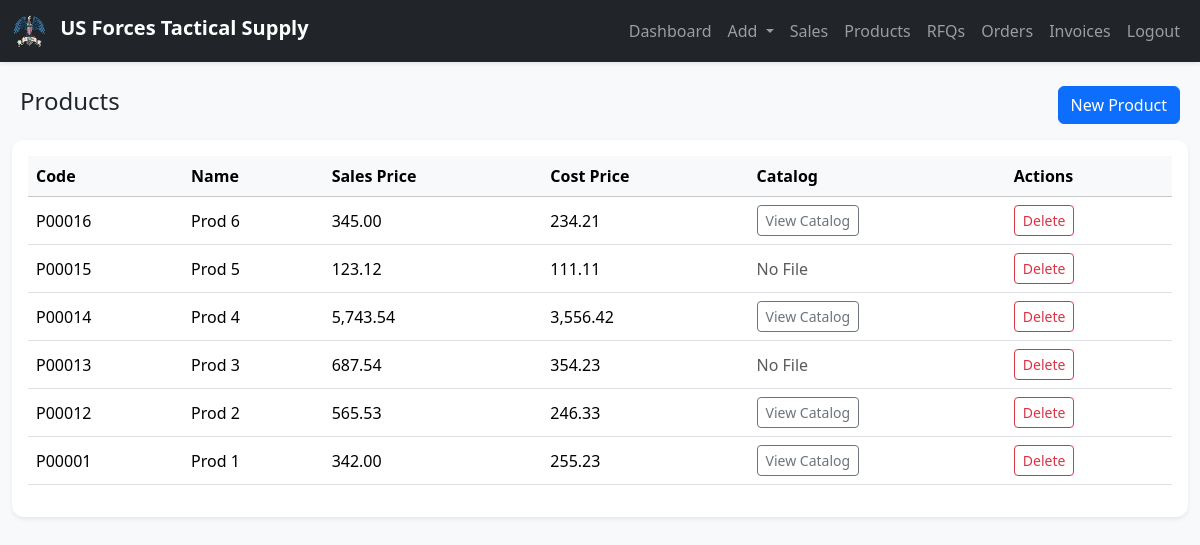
/modules/products.php (signed in), run on the app's committed database.
### tables this page shows
CREATE TABLE `products` (
  `id` int(11) NOT NULL,
  `code` varchar(20) DEFAULT NULL,
  `name` varchar(255) NOT NULL,
  `sales_price` decimal(10,2) DEFAULT 0.00,
  `cost_price` decimal(10,2) DEFAULT 0.00,
  `catalog_file` varchar(500) DEFAULT NULL,
  `created_at` timestamp NOT NULL DEFAULT current_timestamp()
);

### modules/products.php (the view, shortened to what this page needs)
<?php
include("../includes/auth.php");
include("../templates/header.php");
include("../templates/navbar.php");
$products = mysqli_query($conn, "
    SELECT *
    FROM products
    ORDER BY id DESC
");
?>
<div class="container-fluid mt-4">
    <div class="d-flex justify-content-between align-items-center mb-3 px-2">
        <h4>Products</h4>
        <button class="btn btn-primary" data-bs-toggle="modal" data-bs-target="#newProductModal">New Product</button>
    </div>
    <div class="card shadow-sm border-0">
        <div class="card-body">
            <div class="table-responsive">
                <table class="table table-hover align-middle">
                    <thead class="table-light">
                        <tr>
                            <th>Code</th>
                            <th>Name</th>
                            <th>Sales Price</th>
                            <th>Cost Price</th>
                            <th>Catalog</th>
                            <th>Actions</th>
                        </tr>
                    </thead>
                    <tbody>
                        <?php while ($p = mysqli_fetch_assoc($products)) { ?>
                            <tr onclick="window.location='product_edit.php?id=<?= $p['id'] ?>'">
                                <td><?= htmlspecialchars($p['code']) ?></td>
                                <td><?= htmlspecialchars($p['name']) ?></td>
                                <td><?= number_format($p['sales_price'], 2) ?></td>
                                <td><?= number_format($p['cost_price'], 2) ?></td>
                                <td>
                                    <?php if (!empty($p['catalog_file'])) { ?>
                                        <a href="../<?= htmlspecialchars($p['catalog_file']) ?>" target="_blank"
                                            class="btn btn-sm btn-outline-secondary">
                                            View Catalog
                                        </a>
                                    <?php } else { ?>
                                        <span class="text-muted">No File</span>
                                    <?php } ?>
                                </td>
                                <td>
                                    <a href="products.php?delete=<?= $p['id'] ?>" class="btn btn-sm btn-outline-danger"
                                        onclick="return confirm('Are you sure you want to delete this product?')">
                                        Delete
                                    </a>
                                </td>
                            </tr>
                        <?php } ?>
                    </tbody>
                </table>
            </div>
        </div>
    </div>
</div>
<?php include("../templates/footer.php"); ?>

### assets/style.css (style rules this page uses)
body { font-family: 'Segoe UI', Tahoma, sans-serif; }
.card { border-radius: 12px; }

### data on the page
products: code "P00016", name "Prod 6", sales_price "345.00", cost_price "234.21"
products: code "P00015", name "Prod 5", sales_price "123.12", cost_price "111.11", shows "No File"
products: code "P00014", name "Prod 4", sales_price "5,743.54", cost_price "3,556.42"
products: code "P00013", name "Prod 3", sales_price "687.54", cost_price "354.23", shows "No File"
products: code "P00012", name "Prod 2", sales_price "565.53", cost_price "246.33"
products: code "P00001", name "Prod 1", sales_price "342.00", cost_price "255.23"
